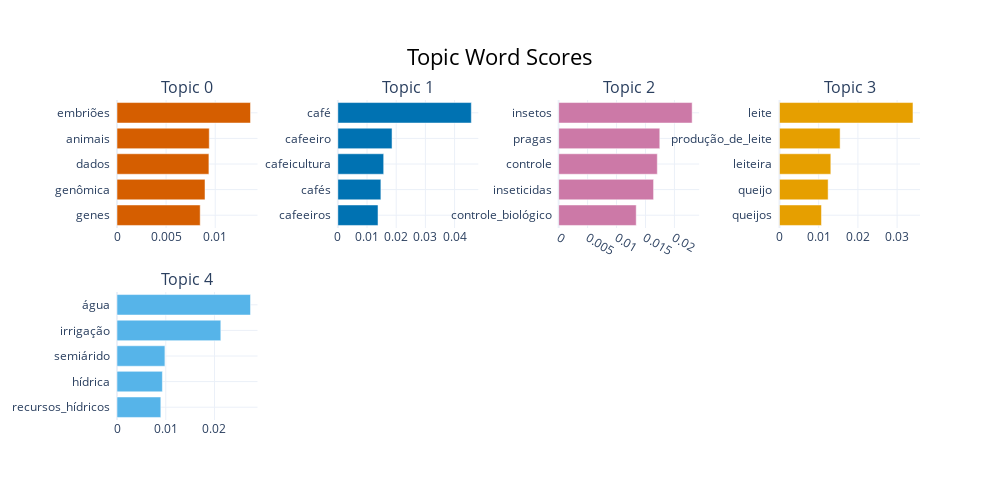

This figure's notebook cell:
### Code cell
topic_model.visualize_barchart(top_n_topics=5)

### Figure 1 — Plotly figure (JSON) as saved in the notebook; plotly's stock layout.template omitted (floating-point values rounded to 4 significant figures)
{"data": [{"marker": {"color": "#D55E00"}, "orientation": "h", "type": "bar", "x": [0.008471, 0.008959, 0.009357, 0.009393, 0.01359], "xaxis": "x", "y": ["genes  ", "genômica  ", "dados  ", "animais  ", "embriões  "], "yaxis": "y"}, {"marker": {"color": "#0072B2"}, "orientation": "h", "type": "bar", "x": [0.01377, 0.01475, 0.01571, 0.01858, 0.04574], "xaxis": "x2", "y": ["cafeeiros  ", "cafés  ", "cafeicultura  ", "cafeeiro  ", "café  "], "yaxis": "y2"}, {"marker": {"color": "#CC79A7"}, "orientation": "h", "type": "bar", "x": [0.0134, 0.0164, 0.01704, 0.01747, 0.02306], "xaxis": "x3", "y": ["controle_biológico  ", "inseticidas  ", "controle  ", "pragas  ", "insetos  "], "yaxis": "y3"}, {"marker": {"color": "#E69F00"}, "orientation": "h", "type": "bar", "x": [0.01071, 0.01241, 0.01309, 0.01547, 0.03405], "xaxis": "x4", "y": ["queijos  ", "queijo  ", "leiteira  ", "produção_de_leite  ", "leite  "], "yaxis": "y4"}, {"marker": {"color": "#56B4E9"}, "orientation": "h", "type": "bar", "x": [0.00899, 0.009312, 0.00983, 0.0213, 0.02739], "xaxis": "x5", "y": ["recursos_hídricos  ", "hídrica  ", "semiárido  ", "irrigação  ", "água  "], "yaxis": "y5"}], "layout": {"annotations": [{"font": {"size": 16}, "showarrow": false, "text": "Topic 0", "x": 0.0875, "xanchor": "center", "xref": "paper", "y": 1, "yanchor": "bottom", "yref": "paper"}, {"font": {"size": 16}, "showarrow": false, "text": "Topic 1", "x": 0.3625, "xanchor": "center", "xref": "paper", "y": 1, "yanchor": "bottom", "yref": "paper"}, {"font": {"size": 16}, "showarrow": false, "text": "Topic 2", "x": 0.6375, "xanchor": "center", "xref": "paper", "y": 1, "yanchor": "bottom", "yref": "paper"}, {"font": {"size": 16}, "showarrow": false, "text": "Topic 3", "x": 0.9125, "xanchor": "center", "xref": "paper", "y": 1, "yanchor": "bottom", "yref": "paper"}, {"font": {"size": 16}, "showarrow": false, "text": "Topic 4", "x": 0.0875, "xanchor": "center", "xref": "paper", "y": 0.4, "yanchor": "bottom", "yref": "paper"}], "height": 500, "hoverlabel": {"bgcolor": "white", "font": {"family": "Rockwell", "size": 16}}, "showlegend": false, "title": {"font": {"color": "Black", "size": 22}, "text": "Topic Word Scores", "x": 0.5, "xanchor": "center", "yanchor": "top"}, "width": 1000, "xaxis": {"anchor": "y", "domain": [0, 0.175], "showgrid": true}, "xaxis2": {"anchor": "y2", "domain": [0.275, 0.45], "showgrid": true}, "xaxis3": {"anchor": "y3", "domain": [0.55, 0.725], "showgrid": true}, "xaxis4": {"anchor": "y4", "domain": [0.825, 1], "showgrid": true}, "xaxis5": {"anchor": "y5", "domain": [0, 0.175], "showgrid": true}, "xaxis6": {"anchor": "y6", "domain": [0.275, 0.45], "showgrid": true}, "xaxis7": {"anchor": "y7", "domain": [0.55, 0.725], "showgrid": true}, "xaxis8": {"anchor": "y8", "domain": [0.825, 1], "showgrid": true}, "yaxis": {"anchor": "x", "domain": [0.6, 1], "showgrid": true}, "yaxis2": {"anchor": "x2", "domain": [0.6, 1], "showgrid": true}, "yaxis3": {"anchor": "x3", "domain": [0.6, 1], "showgrid": true}, "yaxis4": {"anchor": "x4", "domain": [0.6, 1], "showgrid": true}, "yaxis5": {"anchor": "x5", "domain": [0, 0.4], "showgrid": true}, "yaxis6": {"anchor": "x6", "domain": [0, 0.4], "showgrid": true}, "yaxis7": {"anchor": "x7", "domain": [0, 0.4], "showgrid": true}, "yaxis8": {"anchor": "x8", "domain": [0, 0.4], "showgrid": true}}}
